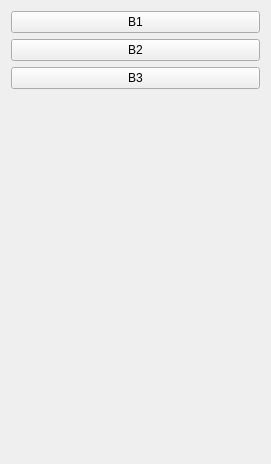
<?xml version="1.0" encoding="UTF-8"?>
<ui version="4.0">
 <class>Form</class>
 <widget class="QWidget" name="Form">
  <property name="geometry">
   <rect>
    <x>0</x>
    <y>0</y>
    <width>271</width>
    <height>464</height>
   </rect>
  </property>
  <property name="windowTitle">
   <string>Form</string>
  </property>
  <layout class="QVBoxLayout" name="verticalLayout">
   <item>
    <widget class="QPushButton" name="pushButton">
     <property name="sizeIncrement">
      <size>
       <width>1</width>
       <height>1</height>
      </size>
     </property>
     <property name="baseSize">
      <size>
       <width>1</width>
       <height>1</height>
      </size>
     </property>
     <property name="text">
      <string>B1</string>
     </property>
    </widget>
   </item>
   <item>
    <widget class="QPushButton" name="pushButton_2">
     <property name="sizeIncrement">
      <size>
       <width>1</width>
       <height>1</height>
      </size>
     </property>
     <property name="baseSize">
      <size>
       <width>1</width>
       <height>1</height>
      </size>
     </property>
     <property name="text">
      <string>B2</string>
     </property>
    </widget>
   </item>
   <item>
    <widget class="QPushButton" name="pushButton_3">
     <property name="sizeIncrement">
      <size>
       <width>1</width>
       <height>1</height>
      </size>
     </property>
     <property name="baseSize">
      <size>
       <width>1</width>
       <height>1</height>
      </size>
     </property>
     <property name="text">
      <string>B3</string>
     </property>
    </widget>
   </item>
   <item>
    <spacer name="verticalSpacer">
     <property name="orientation">
      <enum>Qt::Vertical</enum>
     </property>
     <property name="sizeHint" stdset="0">
      <size>
       <width>20</width>
       <height>353</height>
      </size>
     </property>
    </spacer>
   </item>
  </layout>
 </widget>
 <resources/>
 <connections/>
</ui>
